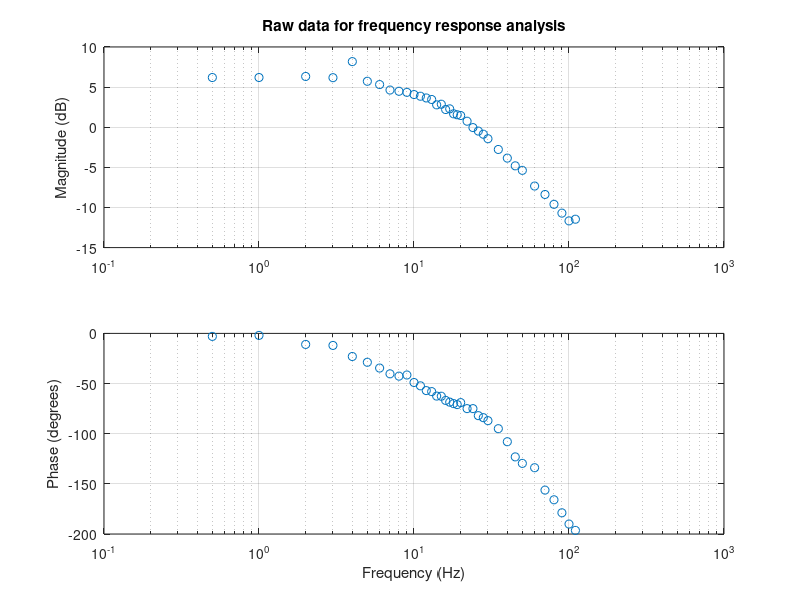
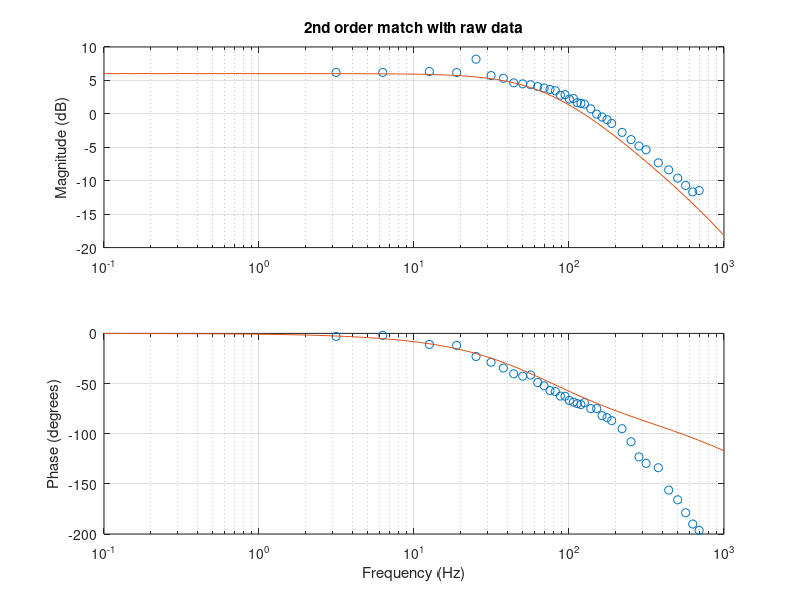
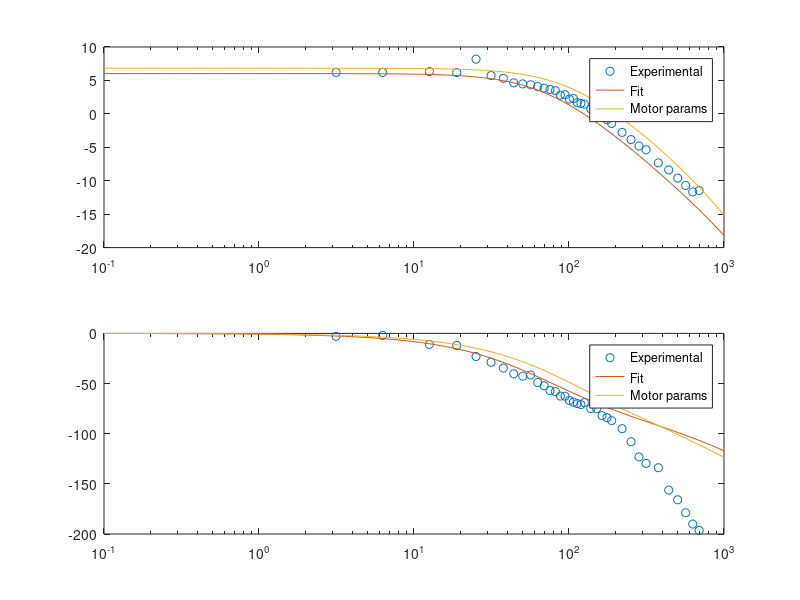

MATLAB code for these plots, in order: (Note: this script raises an error after producing the figures.)
% this code plots the data collected from the motor
clear
clc
close all

%% Input the experimental data
%read data from .dat file
data = load('raw_motor_data.dat');
f_data = data(:, 1);
mag_data = data(:, 2);
phase_data = data(:, 3);
%convert frequency to angular frequency
w_data = f_data*2*pi;
%plot the raw data
figure
subplot(2 ,1, 1)
semilogx(f_data, 20*log10(mag_data), 'o')
ylabel('Magnitude (dB)')
title('Raw data for frequency response analysis')
grid on
subplot(2 ,1, 2)
semilogx(f_data, phase_data, 'o')
xlabel('Frequency (Hz)')
ylabel('Phase (degrees)')
grid on

%% Find the transfer function that fit the experimental data
Ktotal = 2
freqn = 55
omegan = 2*pi*freqn;
zeta = 2.5

%define the system
num = Ktotal*omegan^2;
den = [1 2*zeta*omegan omegan^2];

sys = tf(num, den)
w = logspace(-1, 3);
[mag_t, phase_t] = bode(sys, w);
mag_t = squeeze(mag_t);
phase_t = squeeze(phase_t);

figure
subplot(2, 1, 1)
semilogx(w_data, 20*log10(mag_data), 'o')
ylabel('Magnitude (dB)')
title('2nd order match with raw data')
grid on
hold on
semilogx(w, 20*log10(mag_t))
subplot(2, 1, 2)
semilogx(w_data, phase_data, 'o')
xlabel('Frequency (Hz)')
ylabel('Phase (degrees)')
grid on
hold on
semilogx(w, phase_t)

%% Transfer function of the motor params from data sheet
L = 0.63e-3; % Inductance (H)
Kt = 1.82e-2; % Torque constant (N-m/A)
R = 0.83; % Resistance (Ohm)
Kbac = 1.82e-2; % Back emf constant (V/(rad/s))
I = 4.2e-6; % Rotor inertia (kg-m2)
b = 2.6e-6; % Viscous Damping (N-m-s)
Ktac = 0.02; % Tachometer constant (V/(rad/s))
Kamp = 2.01; % Amplifier gain

%calculate equivalent gain, frequency, and damping.

num_motor = Kt*Kamp*Ktac;
den_motor = [I*L (b*L + I*R) (R*b + Kt*Kbac)];
sys_motor = tf(num_motor,den_motor)
[mag_m, phase_m] = bode(sys_motor, w);
mag_m = squeeze(mag_m);
phase_m = squeeze(phase_m);

%% plotting procedure
%plot the raw data
figure
subplot(2, 1, 1)
semilogx(w_data, 20*log10(mag_data), 'o')
hold on
semilogx(w, 20*log10(mag_t))
semilogx(w, 20*log10(mag_m))
legend('Experimental', 'Fit', 'Motor params')
subplot(2, 1, 2)
semilogx(w_data, phase_data, 'o')
hold on
semilogx(w, phase_t, w, phase_m)
legend('Experimental', 'Fit', 'Motor params')
%% define the motor model from experiment
model = sys;
data = "D:\Github\Control-Labs\ControlLab\Lab4\CSV_2021425103255.csv";
A = csvread(data, 2, 0);

t_step = A(:,1);
V_in_step = A(:,2);
V_out_step = A(:,3);

%normalize the response from oscope
t_step = t_step + 0.4981;
V_out_step = V_out_step + 3.67;
V_in_step = V_in_step + 2;

%remove negative time
pos_idx = find(t_step>0 & t_step<0.2);
t_step = t_step(pos_idx);
V_out_step = V_out_step(pos_idx);
V_in_step = V_in_step(pos_idx);

%make a new t_step_mode vector. 
%The t_step array contains non-monolithic values which causes problem in
%the lsim function
t_step_mod = linspace(0, 0.2, length(t_step));

%theoretical response of the motor model
[motor_response] = lsim(sys_motor, V_in_step, t_step_mod);

%theoretical response of the system model fit
[model_response] = lsim(model, V_in_step, t_step_mod);

%plot raw data
figure
plot(t_step,V_out_step, '.', t_step, model_response)
legend('Experimental response', 'Fitted model response')
ylabel('Voltage (V)')
xlabel('Time (s)')
%plot compare responses
figure
plot(t_step, V_out_step, '.') 
hold on
plot(t_step, motor_response, 'LineWidth', 2)
plot(t_step, model_response, 'LineWidth', 2)
legend('Experimental response', 'Params Motor response', 'Fitted model response')
ylabel('Voltage (V)')
xlabel('Time (s)')